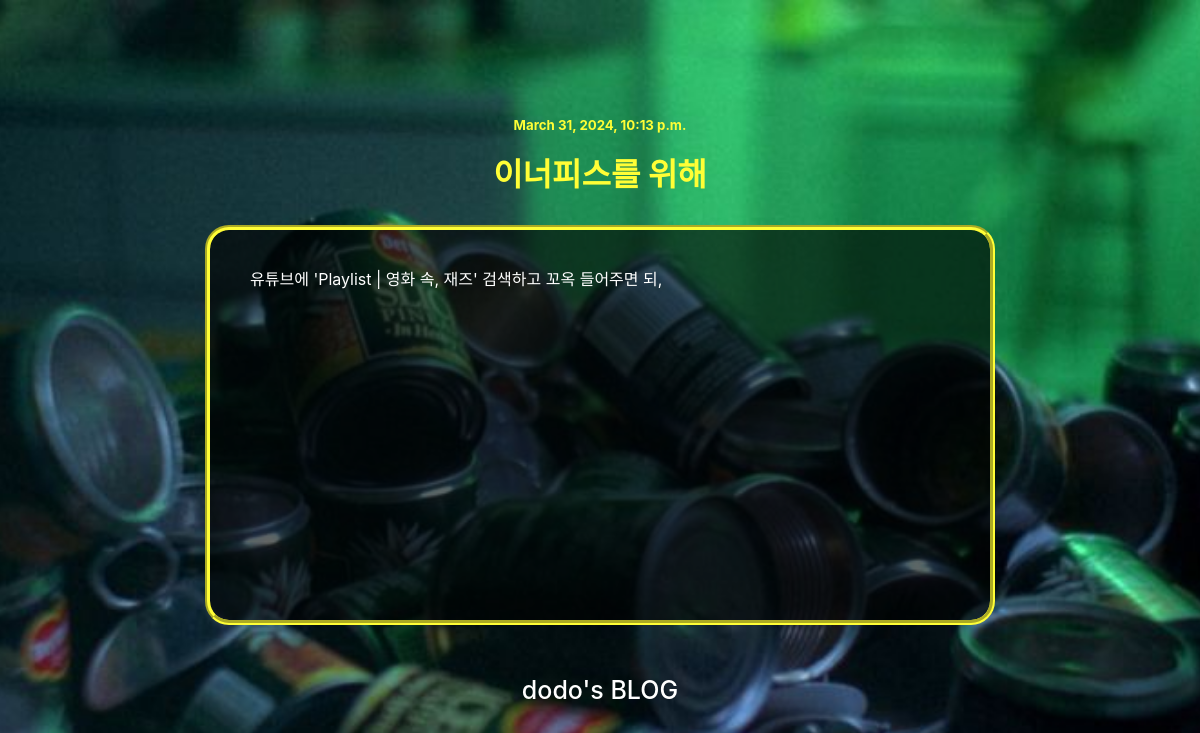
/detail/14, run on the app's committed database.
### blogApp/models.py (models this page shows, shortened)
class Article(models.Model):
  category=models.CharField(max_length=50)
  title=models.CharField(max_length=200)
  content=models.TextField()
  created_at = models.DateTimeField(auto_now_add=True)

### blogApp/views.py (the view)
# urls.py: path('detail/<int:article_id>', views.detail, name='detail'),
def detail(request, article_id):
  article=Article.objects.get(id=article_id)
  return render(request, 'detail.html', {'article': article})

### blogApp/templates/detail.html (shortened to what this page needs)
{% load tz %} {% load static %}
<!DOCTYPE html>
<html lang="en">
    <head>
        <link rel="stylesheet" type="text/css" href="{% static 'detail.css' %}" />
        <link
            rel="stylesheet"
            as="style"
            crossorigin
            href="https://cdn.jsdelivr.net/gh/orioncactus/pretendard@v1.3.8/dist/web/static/pretendard.css"
        />
    </head>
    <body>
        <h5>{{ article.created_at|timezone:"Asia/Seoul" }}</h5>
        <h1>{{ article.title }}</h1>
        <div class="box">
            <p>{{ article.content }}</p>
        </div>
        <a href="{% url 'list' %}" class="logo">dodo's BLOG</a>
    </body>
</html>

### blogApp/static/detail.css (style rules this page uses)
body { background-image: url('back.jpg'); background-size: cover; background-position: center; background-repeat: no-repeat; display: flex; justify-content: center; align-items: center; height: 100vh; margin: 0; flex-direction: column; }
.box { width: 700px; height: 350px; background-color: rgba(0, 0, 0, 0.6); border-radius: 24px; border: 5px #fffe36 groove; display: flex; padding: 20px 40px; }
* { font-family: 'Pretendard Variable', Pretendard, -apple-system, BlinkMacSystemFont, system-ui, Roboto, 'Helvetica Neue', 'Segoe UI', 'Apple SD Gothic Neo', 'Noto Sans KR', 'Malgun Gothic', 'Apple Color Emoji', 'Segoe UI Emoji', 'Segoe UI Symbol', sans-serif; color: white; text-decoration: none; }
h1 { color: #fffe36; margin-bottom: 30px; }
h5 { color: #fffe36; margin-bottom: -5px; }
.logo { font-size: 25px; font-weight: 500; margin-top: 50px; }

### data on the page
Article: created_at "March 31, 2024, 10:13 p.m.", title "이너피스를 위해", content "유튜브에 'Playlist | 영화 속, 재즈' 검색하고 꼬옥 들어주면 되,"
